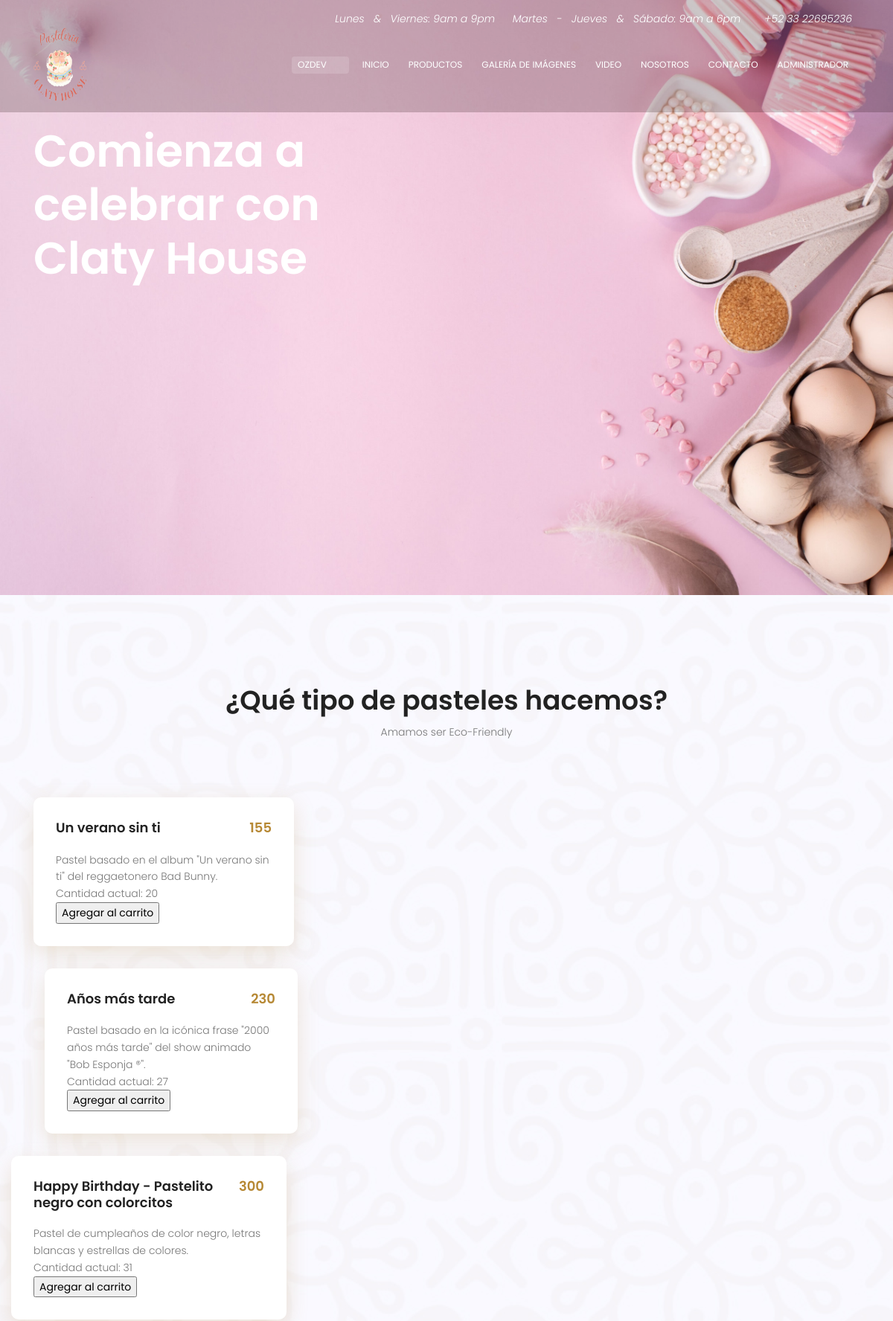
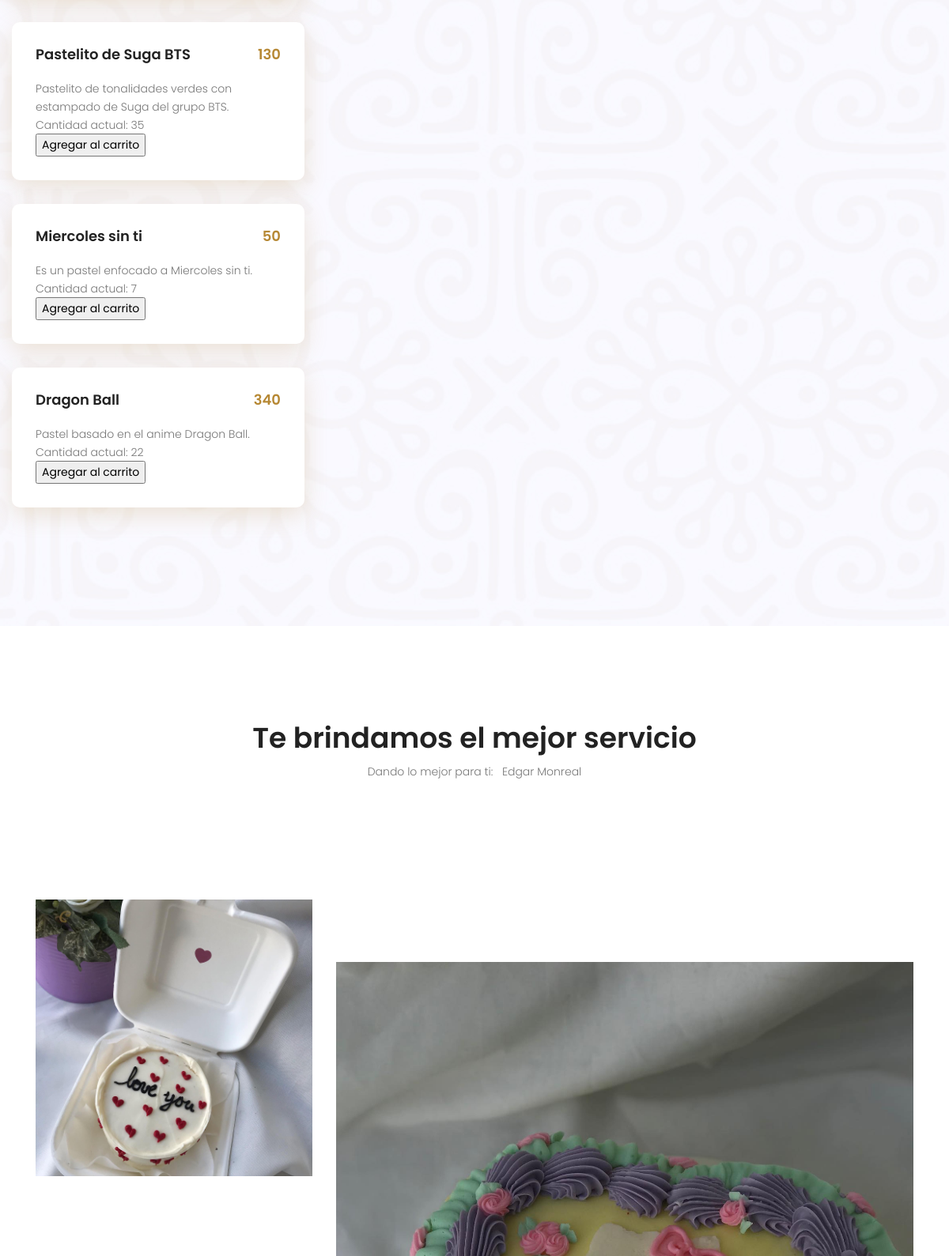
/font/index.php (signed in, upper part), run on the app's committed database (2 pictures, top to bottom).
### tables this page shows
CREATE TABLE IF NOT EXISTS `productos` (
  `IdProducto` int NOT NULL AUTO_INCREMENT,
  `Nombre` varchar(100) NOT NULL,
  `Informacion` varchar(255) NOT NULL,
  `CantidadActual` int NOT NULL,
  `Costo` varchar(10) NOT NULL,
  `Imagen` varchar(1000) NOT NULL,
  PRIMARY KEY (`IdProducto`)
);

### public_html/font/index.php (the view, shortened to what this page needs)
<!DOCTYPE html>
	<html lang="es" class="no-js">
	<head>
			<link rel="stylesheet" href="css/linearicons.css">
			<link rel="stylesheet" href="css/font-awesome.min.css">
			<link rel="stylesheet" href="css/bootstrap.css">
			<link rel="stylesheet" href="css/magnific-popup.css">
			<link rel="stylesheet" href="css/nice-select.css">
			<link rel="stylesheet" href="css/animate.min.css">
			<link rel="stylesheet" href="css/owl.carousel.css">
			<link rel="stylesheet" href="css/main.css">
		</head>
		<body>
            <header id="header" id="home">
            <div class="header-top">
                <div class="container">
                    <div class="row justify-content-end">
                        <div class="col-lg-8 col-sm-4 col-8 header-top-right no-padding">
                            <ul>
                                <li>
                                    <i> Lunes &nbsp; & &nbsp; Viernes: 9am a 9pm </i>
                                </li>
                                <li>
                                        <i> Martes &nbsp; - &nbsp; Jueves &nbsp; & &nbsp; Sábado: 9am a 6pm </i>
                                </li>
                                <li>
                                        <i> <a href="https://api.whatsapp.com/send?phone=3322695236"> &nbsp; +52 33 22695236 </a> </i>
                                </li>
                            </ul>
                        </div>
                    </div>
                </div>
            </div>
            <div class="container">
                <div class="row align-items-center justify-content-between d-flex">
                    <div id="logo">
                    <a href="/"><img src="img/logo.png" alt="Claty House" title="Logo de Claty House" style="width: 100px; height: 100px;"/></a>
                    </div>
                    <nav id="nav-menu-container">
                    <ul class="nav-menu">
                        <li class="menu-has-children">
                            <a href="" id="active"> <?php echo $_SESSION['usuario'];?> </a>
                        </li>
                        <li class="menu-active"><a href="#home"> Inicio </a></li>
                        <li> <b> <a href="#Productos"> Productos </a> </b> </li>
                        <li> <b> <a href="#Galeria"> Galería de Imágenes </a> </b> </li>
                        <li> <b> <a href="#Video"> Video </a> </b> </li>
                        <li> <b> <a href="#Nosotros"> Nosotros </a> </b> </li>
                        <li> <b> <a href="#Contacto"> Contacto  </a> </b> </li>
                    <li class="menu-has-children">
                        <a href=""> <?php echo $_SESSION['rol'];?> </a>
                    </li>
                    </ul>
                    </nav>
                </div>
            </div>
            </header>
			<section class="banner-area" id="home">
				<div class="container">
					<div class="row fullscreen d-flex align-items-center justify-content-start">
						<div class="banner-content col-lg-7">
							<h1>
								Comienza a celebrar con <br>
								Claty House
							</h1>
						</div>
					</div>
				</div>
			</section>
			<section class="menu-area section-gap" id="Productos">
				<div class="container">
					<div class="row d-flex justify-content-center">
						<div class="menu-content pb-60 col-lg-10">
							<div class="title text-center">
								<h1 class="mb-10"> ¿Qué tipo de pasteles hacemos? </h1>
								<p>Amamos ser Eco-Friendly</p>
							</div>
						</div>
					</div>
					<div class="row">
                        <?php
                            include("src/db_connection.php");
                            $obtener_producto = "SELECT * FROM PRODUCTOS";
                            if($productos = $conn -> query($obtener_producto)) {
                                if($productos -> num_rows > 0) {
                                    while($pr = $productos -> fetch_array()) {
                        ?>
						<div class="col-lg-4">
							<div class="single-menu">
								<div class="title-div justify-content-between d-flex">
									<h4><?php echo $pr['Nombre']; ?></h4>
									<p class="price float-right">
										<?php echo $pr['Costo']; ?>
									</p>
								</div>
								<p>
									<?php echo $pr['Informacion']; ?>
								</p>
								<p>
									<?php echo "Cantidad actual: ".$pr['CantidadActual']; ?>
								</p>
                                <form action="src/add_cart.php" method="post">
                                        <input class="login100-form-btn" type="submit" name="agregar_carrito" value="Agregar al carrito">
                                    </div>
							</div>
						</div>
                        <?php }}} ?>
			</section>
			<section class="gallery-area section-gap" id="Galeria">
				<div class="container">
					<div class="row d-flex justify-content-center">
						<div class="menu-content pb-60 col-lg-10">
							<div class="title text-center">
								<h1 class="mb-10">Te brindamos el mejor servicio</h1>
								<p> Dando lo mejor para ti: &nbsp; <?php echo $_SESSION['nombre'];?>  </p>
							</div>
						</div>
					</div>
					<div class="row">
						<div class="col-lg-4">
							<a href="img/img1.jpg" class="img-pop-home">
								<img class="img-fluid" src="img/img1.jpg" alt="">
							</a>
						</div>
						<div class="col-lg-8">
							<a href="img/img3.jpg" class="img-pop-home">
								<img class="img-fluid" src="img/img3.jpg" alt="">
							</a>
						</div>
					</div>
				</div>
			</section>
		</body>
	</html>

### public_html/css/main.css (style rules this page uses)
body { color: #777777; font-family: "Poppins", sans-serif; font-size: 14px; font-weight: 300; line-height: 1.625em; position: relative; }
ol, ul { margin: 0; padding: 0; list-style: none; }
a { -webkit-transition: all 0.3s ease 0s; -moz-transition: all 0.3s ease 0s; -o-transition: all 0.3s ease 0s; transition: all 0.3s ease 0s; }
a, a:focus, a:hover { text-decoration: none; outline: 0; }
h1, h2, h3, h4, h5, h6 { font-family: "Poppins", sans-serif; color: #222222; line-height: 1.2em !important; margin-bottom: 0; margin-top: 0; font-weight: 600; }
h1, .h1 { font-size: 36px; }
h4, .h4 { font-size: 18px; }
.mb-10 { margin-bottom: 10px; }
.pb-60 { padding-bottom: 60px; }
.float-right { float: right; }
.text-center { text-align: center; }
.no-padding { padding: 0; }
b, sup, sub, u, del { color: #b68834; }
h1 { font-size: 36px; }
h4 { font-size: 18px; }
h1, h2, h3, h4, h5, h6 { line-height: 1.5em; }
#header { background: rgba(20, 2, 0, 0.2); padding: 14px 0; position: fixed; left: 0; top: 0; right: 0; transition: all 0.5s; z-index: 997; }
.header-top ul { text-align: right; margin-right: 5px; }
.header-top ul li { color: #fff; display: inline-block; margin-right: 20px; }
.header-top ul li a { color: #fff; }
#header #logo img { padding: 0; margin: 0; }
.nav-menu, .nav-menu * { margin: 0; padding: 0; list-style: none; }
.nav-menu li { position: relative; white-space: nowrap; }
.nav-menu > li { float: left; }
.sf-arrows .sf-with-ul { padding-right: 30px; }
.sf-arrows .sf-with-ul:after { content: "\f107"; position: absolute; right: 15px; font-family: FontAwesome; font-style: normal; font-weight: normal; }
#nav-menu-container { margin: 0; }
.nav-menu a { padding: 0 8px 0px 8px; text-decoration: none; display: inline-block; color: #fff; font-weight: 400; font-size: 12px; text-transform: uppercase; outline: none; }
.nav-menu > li { margin-left: 10px; }
#mobile-nav { position: fixed; top: 0; padding-top: 18px; bottom: 0; z-index: 998; background: rgba(0, 0, 0, 0.8); left: -260px; width: 260px; overflow-y: auto; transition: 0.4s; }
#mobile-nav ul { padding: 0; margin: 0; list-style: none; }
#mobile-nav ul li { position: relative; }
#mobile-nav ul li a { color: #fff; font-size: 13px; text-transform: uppercase; overflow: hidden; padding: 10px 22px 10px 15px; position: relative; text-decoration: none; width: 100%; display: block; outline: none; font-weight: 700; }
.section-gap { padding: 120px 0; }
.img-pop-home { -webkit-transition: all 0.3s ease 0s; -moz-transition: all 0.3s ease 0s; -o-transition: all 0.3s ease 0s; transition: all 0.3s ease 0s; }
.banner-area { background: url(../img/header-bg.jpg) center; background-size: cover; }
.banner-content { margin-top: -250px; }
.banner-content h1 { color: #fff; font-size: 60px; font-weight: 600; line-height: 1em; margin-top: 20px; margin-bottom: 20px; }
.menu-area { background: url(../img/menu-bg.jpg) center; background-size: cover; }
.single-menu { background-color: #fff; box-shadow: 0px 10px 30px 0px rgba(182, 136, 52, 0.2); border-radius: 10px; padding: 30px 30px; margin-bottom: 30px; }
.single-menu .title-div { padding-bottom: 20px; }
.single-menu .price { color: #b68834; font-size: 18px; font-weight: 600; }
.single-menu p { margin-bottom: 0; }
.gallery-area img { margin-bottom: 30px; width: 100%; }

### public_html/font/index.php (style rules this page uses)
#active { background: rgba(255,255,255, 0.15); border-radius: 4px }

### data on the page
productos: Nombre "Un verano sin ti", Costo "155", Informacion "Pastel basado en el album \"Un verano sin ti\" del reggaetonero Bad Bunny.", CantidadActual "20"
productos: Nombre "Años más tarde", Costo "230", Informacion "Pastel basado en la icónica frase \"2000 años más tarde\" del show animado \"Bob Esponja ®\".", CantidadActual "27"
productos: Nombre "Happy Birthday - Pastelito negro con colorcitos", Costo "300", Informacion "Pastel de cumpleaños de color negro, letras blancas y estrellas de colores.", CantidadActual "31"
productos: Nombre "Pastelito de Suga BTS", Costo "130", Informacion "Pastelito de tonalidades verdes con estampado de Suga del grupo BTS.", CantidadActual "35"
productos: Nombre "Miercoles sin ti", Costo "50", Informacion "Es un pastel enfocado a Miercoles sin ti.", CantidadActual "7"
productos: Nombre "Dragon Ball", Costo "340", Informacion "Pastel basado en el anime Dragon Ball.", CantidadActual "22"

### other printed values
$_SESSION['usuario'] "OZDEV"
$_SESSION['rol'] "ADMINISTRADOR"
$_SESSION['nombre'] "Edgar Monreal"
